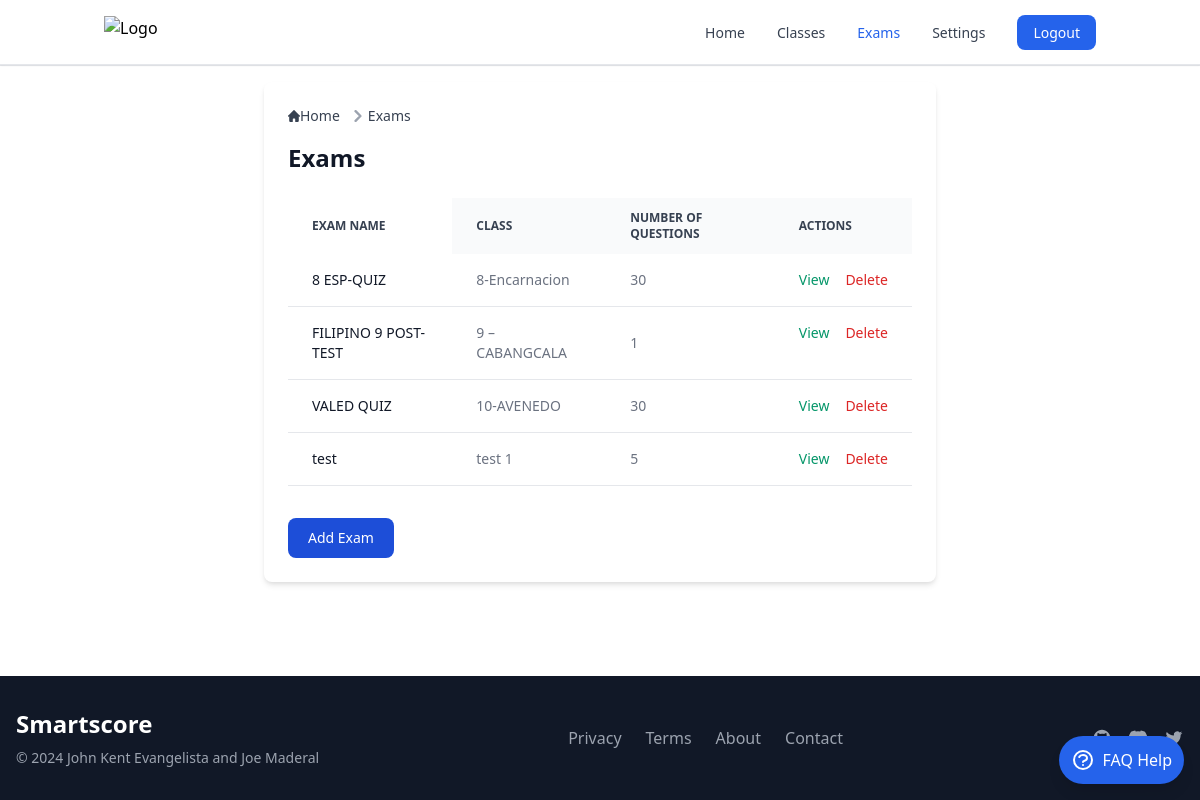
The app's page /exams/ (signed in) with its own data.
### smartscoreapp/models.py (models this page shows, shortened)
class Exam(models.Model):
    exam_id = models.CharField(max_length=3, unique=True, editable=False)
    name = models.CharField(max_length=50)
    class_assigned = models.ForeignKey(Class, related_name='exams', on_delete=models.SET_NULL, null=True)  # Set to NULL on class deletion
    questions = models.ManyToManyField(Question, related_name='exams')
    set_id = models.CharField(max_length=6, unique=True, blank=True)
    instructions = models.TextField(blank=True, null=True)
    time_limit = models.IntegerField(null=True, blank=True)

class Class(models.Model):
    name = models.CharField(max_length=100)
    description = models.TextField(blank=True)
    user = models.ForeignKey(settings.AUTH_USER_MODEL, on_delete=models.CASCADE)

### smartscoreapp/views.py (the view)
# urls.py: path('exams/', exams_view, name='exams'),
@login_required
def exams_view(request):
    user_instance = request.user
    if request.method == 'POST':
        form = ExamForm(request.POST, user=user_instance)
        if form.is_valid():
            exam = form.save(commit=False)
            exam.save()
            for i in range(3):
                ExamSet.objects.create(exam=exam, set_number=i + 1)
            messages.success(request, 'Exam and sets added successfully!')
            return redirect('exams')
        else:
            messages.error(request, 'There was an error adding the exam. Please check the form for errors.')
    else:
        form = ExamForm(user=user_instance)
    exams = Exam.objects.filter(class_assigned__user=user_instance)\
        .annotate(num_questions=Count('questions'))\
        .order_by('name')  # Add this line to sort alphabetically
    classes = Class.objects.filter(user=user_instance)
    context = {
        'exams': exams,
        'form': form,
        'classes': classes,
    }
    return render(request, 'exams.html', context)

### templates/exams/exams.html (shortened to what this page needs)
{% extends "base.html" %} {% block content %}
<div class="max-w-2xl mx-auto p-6 bg-white shadow-md rounded-lg">
  <nav class="flex mb-4" aria-label="Breadcrumb">
    <ol
      class="inline-flex items-center space-x-1 md:space-x-2 rtl:space-x-reverse"
    >
      <li class="inline-flex items-center">
        <a
          href="{% url 'index' %}"
          class="inline-flex items-center text-sm font-medium text-gray-700 hover:text-blue-600 dark:text-gray-400 dark:hover:text-white"
        >
          Home
        </a>
      </li>
      <li class="flex items-center">
        <svg
          class="rtl:rotate-180 w-3 h-3 text-gray-400 mx-1"
          aria-hidden="true"
          xmlns="http://www.w3.org/2000/svg"
          fill="none"
          viewBox="0 0 6 10"
        >
          <path
            stroke="currentColor"
            stroke-linecap="round"
            stroke-linejoin="round"
            stroke-width="2"
            d="m1 9 4-4-4-4"
          />
        </svg>
        <a
          href="{% url 'exams' %}"
          class="text-sm font-medium text-gray-700 hover:text-blue-600 dark:text-gray-400 dark:hover:text-white"
          >Exams</a
        >
      </li>
    </ol>
  </nav>
  <h1 class="text-2xl font-semibold text-gray-900 dark:text-white mb-6">
    Exams
  </h1>
  <div class="relative overflow-x-auto max-h-80 mb-6">
    <table
      class="min-w-full text-sm text-left text-gray-500 dark:text-gray-400"
    >
      <thead
        class="text-xs text-gray-700 uppercase bg-gray-50 dark:bg-gray-700 dark:text-gray-400"
      >
        <tr>
          <th
            scope="col"
            class="px-6 py-3 sticky left-0 bg-white dark:bg-gray-800 z-10"
          >
            Exam Name
          </th>
          <th scope="col" class="px-6 py-3">Class</th>
          <th scope="col" class="px-6 py-3">Number of Questions</th>
          <th scope="col" class="px-6 py-3 min-w-[150px]">Actions</th>
        </tr>
      </thead>
      <tbody>
        {% for exam in exams %}
        <tr class="bg-white border-b dark:bg-gray-800 dark:border-gray-700">
          <td
            class="px-6 py-4 font-medium text-gray-900 dark:text-white sticky left-0 bg-white dark:bg-gray-800 z-10"
          >
            {{ exam.name }}
          </td>
          <td class="px-6 py-4">{{ exam.class_assigned.name }}</td>
          <td class="px-6 py-4">{{ exam.num_questions }}</td>
          <td class="px-6 py-4 flex gap-4">
            <a
              href="{% url 'exam_detail' exam.id %}"
              class="text-green-600 hover:underline"
              >View</a
            >
            <a
              href="{% url 'delete_exam' exam.id %}"
              class="text-red-600 hover:underline"
              onclick="return confirm('Are you sure you want to delete this exam?');"
              >Delete</a
            >
          </td>
        </tr>
        {% endfor %}
      </tbody>
    </table>
  </div>
  <div class="add-exam-section mt-8">
    <button
      data-modal-target="add-exam-modal"
      data-modal-toggle="add-exam-modal"
      class="block text-white bg-blue-700 hover:bg-blue-800 focus:ring-4 focus:outline-none focus:ring-blue-300 font-medium rounded-lg text-sm px-5 py-2.5 text-center dark:bg-blue-600 dark:hover:bg-blue-700 dark:focus:ring-blue-800"
      type="button"
    >
      Add Exam
    </button>
  </div>
</div>
{% endblock %}

### records on screen
Exam: name "8 ESP-QUIZ", class_assigned.name "8-Encarnacion", num_questions "30"
Exam: name "FILIPINO 9 POST-TEST", class_assigned.name "9 – CABANGCALA", num_questions "1"
Exam: name "VALED QUIZ", class_assigned.name "10-AVENEDO", num_questions "30"
Exam: name "test", class_assigned.name "test 1", num_questions "5"
